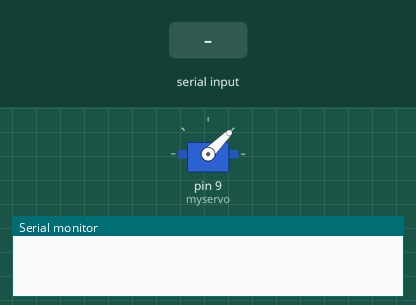
Recording of a sketch running on a simulated Arduino Uno, built with avr-gcc and run on an emulated ATmega328P. Shown: servo, the last lines printed to the serial monitor. Inputs (shaded band) come from the test bench.

Above: at 1.2 s.
1.3 s: "1" received over Serial
At 2.2 s:
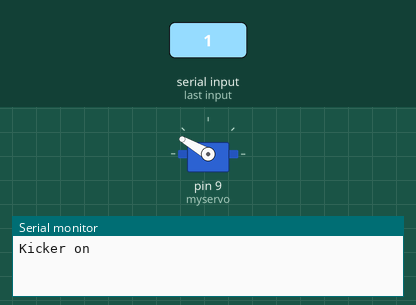
2.8 s: "0" received over Serial
At 3.3 s:
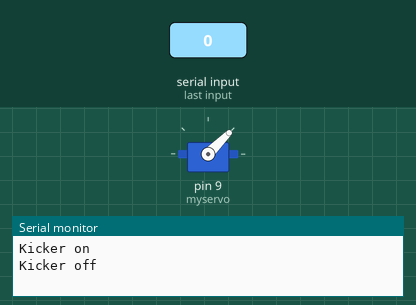
Timing chart, 0 to 5.8 s (numbered marks = the images above; inputs shaded):
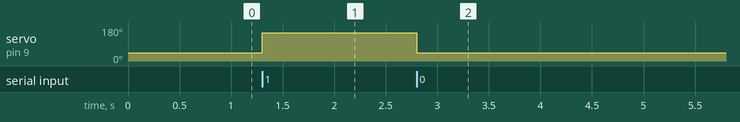

Measured:
- after the input at 1.3 s, servo on pin 9 (myservo): 45° → 150° at once
- after the input at 2.8 s, servo on pin 9 (myservo): 150° → 45° at once

The sketch:

Servo_tes.ino
```cpp
#include <Servo.h>
Servo myservo;
int pos;
int input;
bool status = 0;
void setup() {
  myservo.attach(9); // objek servo diletakkan pada pin 9
  myservo.write(45);
  input = 0;
  Serial.begin(9600);
}

void loop() {
  // Start servo dari 0 derajat sampai 90 derajat
  if(Serial.available()){
    input = Serial.read();
    if(input == '1'){
      Serial.println("Kicker on");
      myservo.write(150);
    }
    else if(input == '0'){
      Serial.println("Kicker off");
      myservo.write(45);
    }
  }
}


  // Balikin servo dari 90 derajat ke 0 derajat
  //for(pos = 150; pos >= 90; pos -= 1){
    //myservo.write(pos);
    //delay(5);
  //}
```
